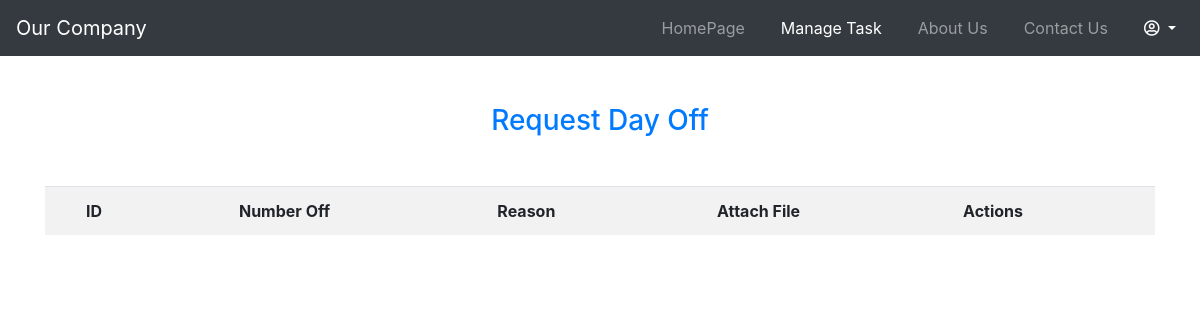
/truongphong/dayoff_employee.php (signed in), run on an earlier commit of the app's database.
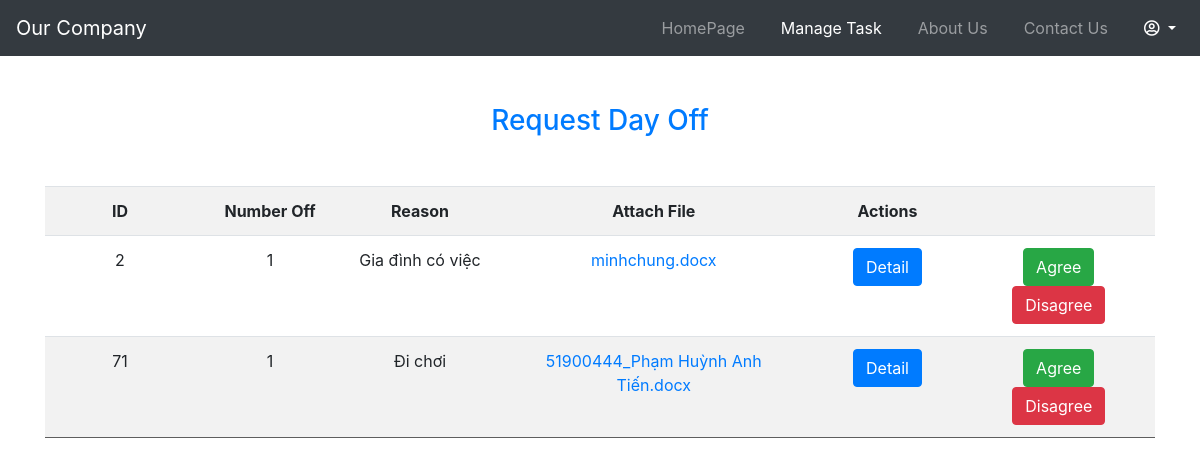
And on a later commit of the database.
### tables this page shows
CREATE TABLE `dayoff` (
  `id` int(11) NOT NULL,
  `numberoff` int(11) NOT NULL,
  `reason` varchar(255) DEFAULT NULL,
  `attach` varchar(255) DEFAULT NULL,
  `status` varchar(50) DEFAULT NULL,
  `tentk` varchar(255) DEFAULT NULL,
  `day_request` varchar(255) DEFAULT NULL,
  `token` int(11) DEFAULT NULL,
  `role` varchar(255) DEFAULT NULL,
  `id_department` varchar(255) DEFAULT NULL
);

### db.php (called while the page is built, shortened)
<?php
    function open_database() {
        $conn = new mysqli(HOST, USER, PASSWORD, DB);
        return $conn;
    }
	function get_dayoff_employee($id_department){
        $conn = open_database();
		$sql = "SELECT * FROM dayoff WHERE token = 1 and role = 'employee' and id_department = ?";
        $stm = $conn->prepare($sql);
        $stm->bind_param('s', $id_department);
        if (!$stm->execute()){
            return array('code' => 1, 'message' => 'Không thể thực thi câu lệnh sql');
        }
		$result = $stm->get_result();
        $data = array();
        while (($row = $result->fetch_assoc())){
            $data[] = $row;
        }
        return array('code'=>0, 'data'=>$data);
    }
	function get_employee_by_tentk($tentk){
        $conn = open_database();
		$sql = "SELECT * FROM employee WHERE username = ?";
		$stm = $conn->prepare($sql);
        $stm->bind_param('s', $tentk);
        if (!$stm->execute()){
            return array('code' => 1, 'message' => 'Không thể thực thi câu lệnh sql');
        }
		$result = $stm->get_result();
        $data = array();
        while($row = $result->fetch_assoc())
		{
            $data[] = $row;
        }
        return array('code'=>0, 'data'=>$data);
    }
?>

### truongphong/dayoff_employee.php (the view, shortened to what this page needs)
<?php
	require_once('../db.php');
	$tentk = $_SESSION['user'];
	$result = get_employee_by_tentk($tentk);
	$data = $result['data'];
	foreach ($data as $item){
		$id_department = $item['id_department'];
	}
?>
<!DOCTYPE html>
<html lang="en">
<head>
	<link rel="stylesheet" href="https://maxcdn.bootstrapcdn.com/bootstrap/4.5.2/css/bootstrap.min.css">
	<link rel="stylesheet" href="https://cdnjs.cloudflare.com/ajax/libs/font-awesome/5.15.1/css/all.min.css" />
	<link rel="stylesheet" href="../style.css">
</head>
<body>
    <nav class="navbar navbar-expand-md bg-dark navbar-dark">
                <a class="navbar-brand" href="#">Our Company</a>
                <div class="collapse navbar-collapse" id="collapsibleNavbar">
                    <ul class="navbar-nav ml-auto">
                        <li class="nav-item">
                            <a class="nav-link" href="formchung.php">HomePage</a>
                        </li>
						<li class="nav-item active">
                            <a class="nav-link" href="truongphong.php">Manage Task</a>
                        </li>
                        <li class="nav-item">
                            <a class="nav-link" href="about.html">About Us</a>
                        </li>
                        <li class="nav-item">
                            <a class="nav-link" href="contact.html">Contact Us</a>
                        </li>
						<li class="nav-item" style = "cursor: pointer;">
							<div class="dropdown">
								<a class="dropdown-toggle nav-link" id="dropdownMenuButton" data-toggle="dropdown" data-display="static" aria-haspopup="true" aria-expanded="false" style="color: white;">
									<span><i class="far fa-user-circle"></i></span>
								</a>
							</div>
                        </li>
                    </ul>
                </div>
        </nav>
	<div class="container">
		<div style="overflow-x:auto;" class="mt-5">
			<h3 class="text-center mb-5 text-primary">Request Day Off</h3>
			<table cellpadding="10" cellspacing="10" border="0" style="border-collapse: collapse; margin: auto" class="table table-striped">
				<tr class="header">
					<td>ID</td>
					<td>Number Off</td>
					<td>Reason</td>
					<td>Attach File</td>
					<td>Actions</td>
					<td></td>
				</tr>
				<?php
					$result = get_dayoff_employee($id_department);
					$data = $result['data'];
					foreach ($data as $item){
						$id = $item['id'];
						$numoff = $item['numberoff'];
						$reason = $item['reason'];
						$attach = $item['attach'];
						$tentk = $item['tentk'];
				?>
						<tr class="item">
							<td><?=$id?></td>
							<td><?=$numoff?></td>
							<td><?=$reason?></td>
							<td><a href="../minhchung/<?=$attach?>"><?=$attach?></a></td>
							<td>
								<a href="" class="btn btn-primary" data-toggle="modal" data-target="#dayoff-modal" onclick = "viewDayoff(this)">
									Detail
								</a>
							</td>
							<td>
								<a href="" class="btn btn-success dayoffa" data-toggle="modal" data-target="#approved-modal" data-numberoff="<?=$numoff?>" data-reason="<?=$reason?>" data-attach="<?=$attach?>" data-tentk="<?=$tentk?>">
									Agree
								</a>
								<a href="" class="btn btn-danger dayoffr" data-toggle="modal" data-target="#refused-modal" data-numberoff="<?=$numoff?>" data-reason="<?=$reason?>" data-attach="<?=$attach?>" data-tentk="<?=$tentk?>">
									Disagree
								</a>
							</td>
						</tr>
				<?php
					}
				?>
			</table>
		</div>
	</div>
</body>
</html>

What changed in the data, as far as the page shows it:
now on this page (row edited): dayoff: id "2", numberoff "1", reason "Gia đình có việc", attach "minhchung.docx"
added dayoff: id "71", numberoff "1", reason "Đi chơi", attach "51900444_Phạm Huỳnh Anh Tiến.docx"
